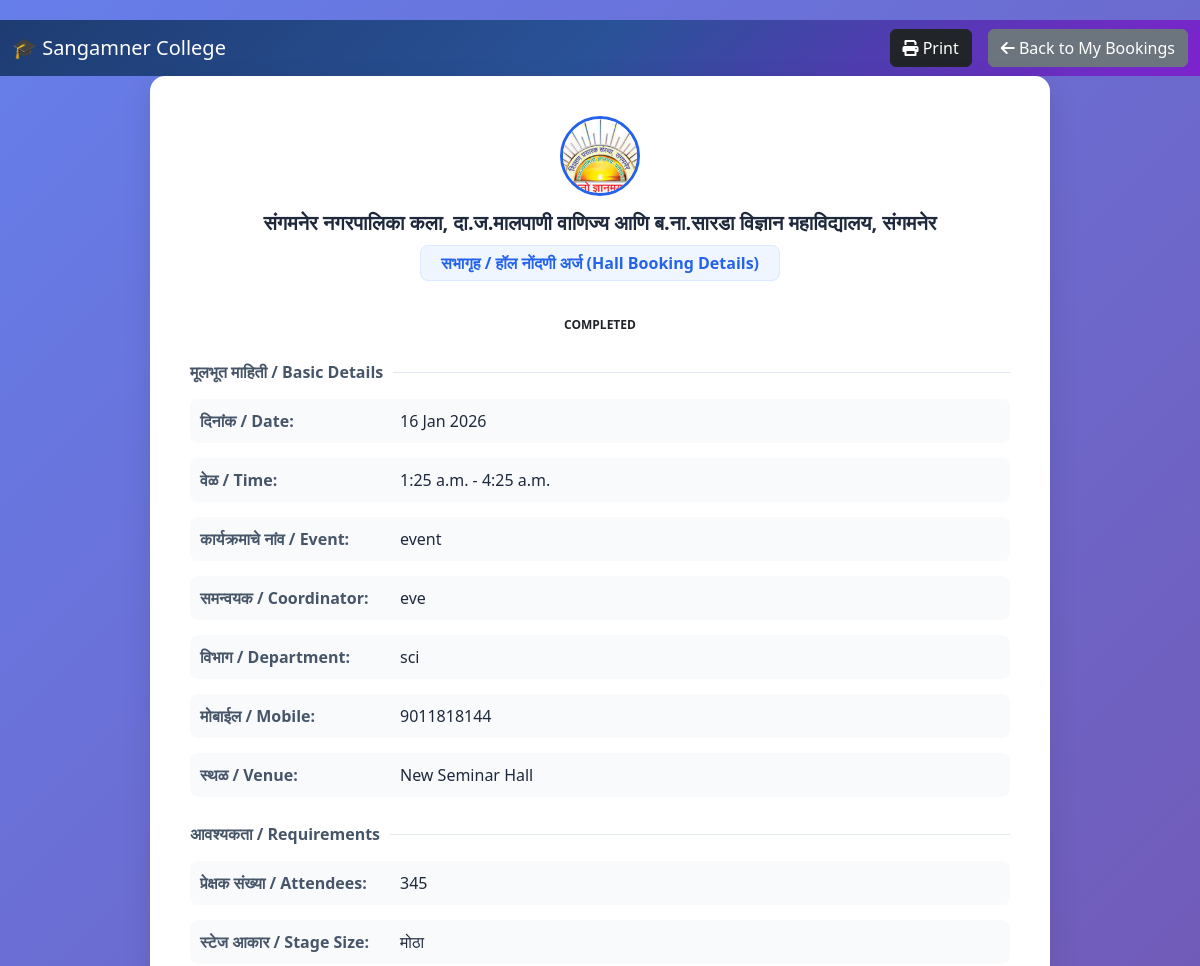
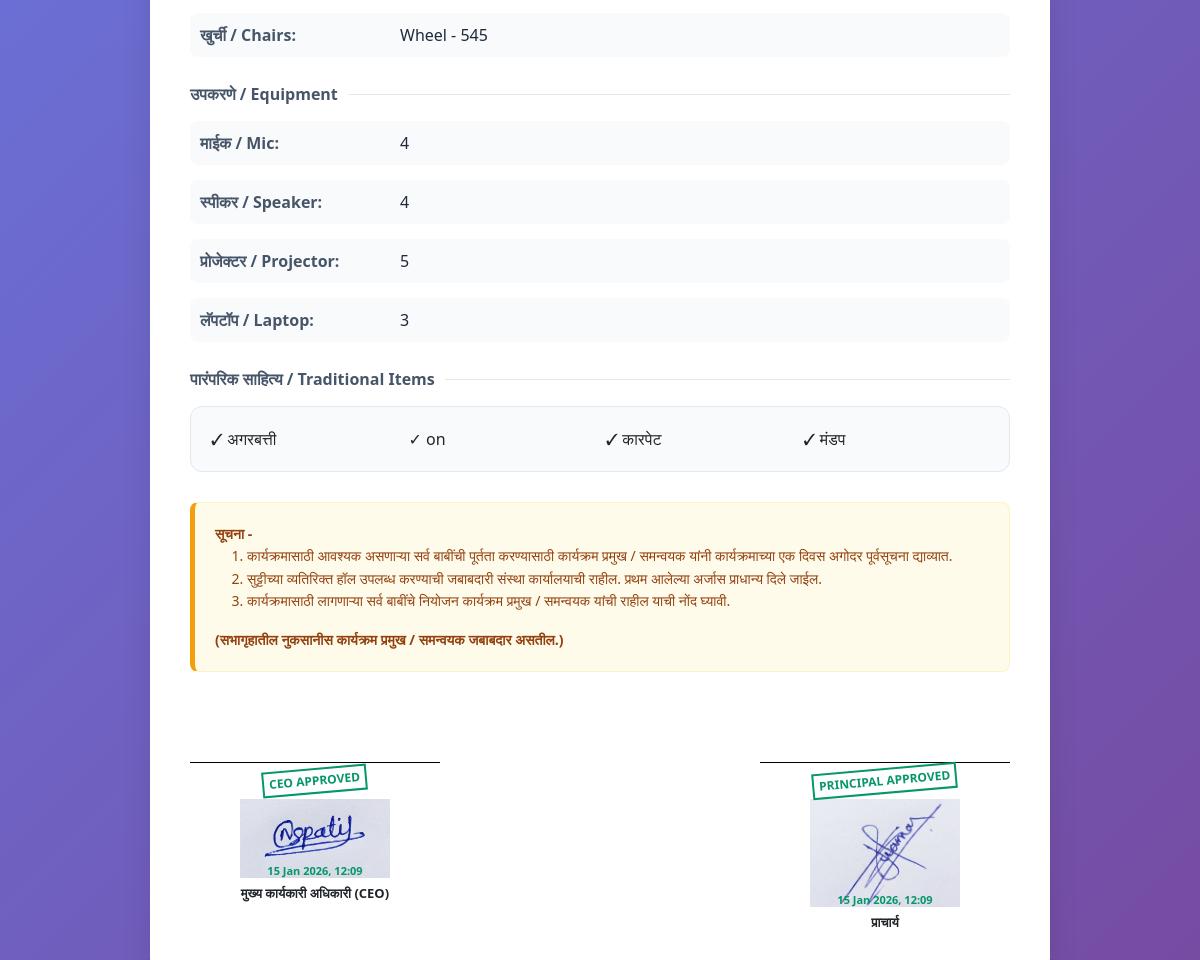
/booking-details/16/, run on the app's committed database (2 pictures, top to bottom).
### hallapp/models.py (models this page shows, shortened)
class Booking(models.Model):
    STATUS_CHOICES = (
        ('PENDING', 'Pending'),
        ('APPROVED', 'Approved'),
        ('REJECTED', 'Rejected'),
        ('COMPLETED', 'Completed'),
        ('CANCELLED', 'Cancelled'),
    )
    STAGE_CHOICES = (
        ('Large', 'Large'),
        ('Small', 'Small'),
    )
    CHAIR_CHOICES = (
        ('Wheel', 'Wheel'),
        ('Fiber', 'Fiber'),
    )
    user = models.ForeignKey(User, on_delete=models.CASCADE, related_name='bookings')
    hall = models.ForeignKey(Hall, on_delete=models.CASCADE, related_name='bookings')
    event_name = models.CharField(max_length=200)
    department = models.CharField(max_length=100)
    coordinator_name = models.CharField(max_length=100, verbose_name="Program Head / Coordinator")
    coordinator_mobile = models.CharField(max_length=15)
    booking_date = models.DateField()
    start_time = models.TimeField()
    end_time = models.TimeField()
    stage_size = models.CharField(max_length=10, choices=STAGE_CHOICES, blank=True)
    audience_count = models.PositiveIntegerField(default=0)
    chair_type = models.CharField(max_length=10, choices=CHAIR_CHOICES, blank=True)
    chair_count = models.PositiveIntegerField(default=0)
    mic_count = models.PositiveIntegerField(default=0)
    speaker_count = models.PositiveIntegerField(default=0)
    projector_count = models.PositiveIntegerField(default=0)
    laptop_count = models.PositiveIntegerField(default=0)
    req_agarbatti = models.BooleanField(default=False, verbose_name="Incense Sticks (Agarbatti)")
    req_matchbox = models.BooleanField(default=False, verbose_name="Matchbox")
    req_oil = models.BooleanField(default=False, verbose_name="Oil")
    req_wati = models.BooleanField(default=False, verbose_name="Cotton Wicks (Wati)")
    req_kapur = models.BooleanField(default=False, verbose_name="Camphor (Kapur)")
    req_satarangi = models.CharField(max_length=100, blank=True, verbose_name="Satarangi/Mat")
    req_carpet = models.BooleanField(default=False, verbose_name="Red Carpet")
    req_mandap = models.BooleanField(default=False, verbose_name="Mandap")
    req_saraswati_photo = models.BooleanField(default=False, verbose_name="Saraswati Photo")
    req_samai = models.BooleanField(default=False, verbose_name="Traditional Lamp (Samai)")
    status = models.CharField(max_length=20, choices=STATUS_CHOICES, default='PENDING')
    rejection_reason = models.TextField(blank=True, null=True)
    approved_by = models.ForeignKey(User, on_delete=models.SET_NULL, null=True, blank=True, related_name='approved_bookings')
    approved_at = models.DateTimeField(null=True, blank=True)
    rejected_by = models.ForeignKey(User, on_delete=models.SET_NULL, null=True, blank=True, related_name='rejected_bookings')
    rejected_at = models.DateTimeField(null=True, blank=True)
    ceo_approved = models.BooleanField(default=False)
    ceo_approved_at = models.DateTimeField(null=True, blank=True)
    ceo_pin = models.CharField(max_length=10, blank=True, null=True, help_text="CEO approval PIN")
    principal_approved = models.BooleanField(default=False)
    principal_approved_at = models.DateTimeField(null=True, blank=True)
    principal_pin = models.CharField(max_length=10, blank=True, null=True, help_text="Principal approval PIN")
    created_at = models.DateTimeField(auto_now_add=True)
    updated_at = models.DateTimeField(auto_now=True)
    class Meta:
        ordering = ['-booking_date', '-start_time']

class Hall(models.Model):
    name = models.CharField(max_length=100)  # e.g., "Main Auditorium"
    capacity = models.IntegerField()         # e.g., 500
    location = models.CharField(max_length=100) # e.g., "Block A"
    description = models.TextField(blank=True)
    facilities = models.CharField(max_length=255, help_text="e.g., AC, Sound System, WiFi")
    is_active = models.BooleanField(default=True)

### hallapp/views.py (the view)
# urls.py: path('booking-details/<int:booking_id>/', views.booking_details_view, name='booking-details'),
def booking_details_view(request, booking_id):
    try:
        booking = Booking.objects.select_related('user', 'hall').get(id=booking_id)
        is_admin = request.session.get('is_admin')
        is_owner = request.user.is_authenticated and booking.user == request.user
        if not (is_admin or is_owner or not request.user.is_authenticated):
            return redirect('index')  # Unauthorized access
        context = {'booking': booking, 'is_admin': is_admin, 'is_owner': is_owner}
        return render(request, 'booking_details.html', context)
    except Booking.DoesNotExist:
        return redirect('index')  # Booking not found

### hallapp/templates/booking_details.html (shortened to what this page needs)
<!DOCTYPE html>
<html lang="en">
<head>
  <link href="https://cdn.jsdelivr.net/npm/bootstrap@5.3.0/dist/css/bootstrap.min.css" rel="stylesheet">
  <link href="https://cdnjs.cloudflare.com/ajax/libs/font-awesome/6.0.0/css/all.min.css" rel="stylesheet">
</head>
<body>
  <nav class="navbar navbar-expand-lg navbar-dark no-print"
    style="background: linear-gradient(135deg, #1e3c72 0%, #2a5298 50%, #7e22ce 100%) !important;">
    <div class="container-fluid">
      <a class="navbar-brand" href="{% url 'index' %}">🎓 Sangamner College</a>
      <div class="ms-auto d-flex align-items-center gap-3">
        <button class="btn btn-dark" onclick="window.print()"><i class="fas fa-print"></i> Print</button>
        {% if request.user.user_type == 'admin' %}
        <a href="{% url 'admin-dashboard' %}" class="btn btn-secondary"><i class="fas fa-arrow-left"></i> Back to Admin
          Dashboard</a>
        {% else %}
        <a href="{% url 'mybooking' %}" class="btn btn-secondary"><i class="fas fa-arrow-left"></i> Back to My
          Bookings</a>
        {% endif %}
      </div>
    </div>
  </nav>
  <div class="form-container">
    <div class="header-wrapper">
      <img src="/static/images/sangamner.jpg" alt="Logo" class="college-logo">
      <h5 id="college-name">संगमनेर नगरपालिका कला, दा.ज.मालपाणी वाणिज्य आणि ब.ना.सारडा विज्ञान महाविद्यालय, संगमनेर</h5>
      <div class="form-title">सभागृह / हॉल नोंदणी अर्ज (Hall Booking Details)</div>
    </div>
    <div class="text-center mb-4">
      <span class="status-badge
                ">
        {{ booking.status }}
      </span>
    </div>
    <div class="section-header">मूलभूत माहिती / Basic Details</div>
    <div class="detail-row">
      <span class="detail-label">दिनांक / Date:</span>
      <span class="detail-value">{{ booking.booking_date|date:"d M Y" }}</span>
    </div>
    <div class="detail-row">
      <span class="detail-label">वेळ / Time:</span>
      <span class="detail-value">{{ booking.start_time }} - {{ booking.end_time }}</span>
    </div>
    <div class="detail-row">
      <span class="detail-label">कार्यक्रमाचे नांव / Event:</span>
      <span class="detail-value">{{ booking.event_name }}</span>
    </div>
    <div class="detail-row">
      <span class="detail-label">समन्वयक / Coordinator:</span>
      <span class="detail-value">{{ booking.coordinator_name }}</span>
    </div>
    <div class="detail-row">
      <span class="detail-label">विभाग / Department:</span>
      <span class="detail-value">{{ booking.department }}</span>
    </div>
    <div class="detail-row">
      <span class="detail-label">मोबाईल / Mobile:</span>
      <span class="detail-value">{{ booking.coordinator_mobile }}</span>
    </div>
    <div class="detail-row">
      <span class="detail-label">स्थळ / Venue:</span>
      <span class="detail-value">{{ booking.hall.name }}</span>
    </div>
    <div class="section-header">आवश्यकता / Requirements</div>
    <div class="detail-row">
      <span class="detail-label">प्रेक्षक संख्या / Attendees:</span>
      <span class="detail-value">{{ booking.audience_count }}</span>
    </div>
    <div class="detail-row">
      <span class="detail-label">स्टेज आकार / Stage Size:</span>
      <span class="detail-value">{{ booking.stage_size }}</span>
    </div>
    <div class="detail-row">
      <span class="detail-label">खुर्ची / Chairs:</span>
      <span class="detail-value">{{ booking.chair_type }} - {{ booking.chair_count }}</span>
    </div>
    <div class="section-header">उपकरणे / Equipment</div>
    <div class="detail-row">
      <span class="detail-label">माईक / Mic:</span>
      <span class="detail-value">{{ booking.mic_count }}</span>
    </div>
    <div class="detail-row">
      <span class="detail-label">स्पीकर / Speaker:</span>
      <span class="detail-value">{{ booking.speaker_count }}</span>
    </div>
    <div class="detail-row">
      <span class="detail-label">प्रोजेक्टर / Projector:</span>
      <span class="detail-value">{{ booking.projector_count }}</span>
    </div>
    <div class="detail-row">
      <span class="detail-label">लॅपटॉप / Laptop:</span>
      <span class="detail-value">{{ booking.laptop_count }}</span>
    </div>
    <div class="section-header">पारंपरिक साहित्य / Traditional Items</div>
    <div class="checkbox-grid">
      {% if booking.req_agarbatti %}<div>✓ अगरबत्ती</div>{% endif %}
      {% if booking.req_satarangi %}<div>✓ {{ booking.req_satarangi }}</div>{% endif %}
      {% if booking.req_carpet %}<div>✓ कारपेट</div>{% endif %}
      {% if booking.req_mandap %}<div>✓ मंडप</div>{% endif %}
    </div>
    <div class="notice-section">
      <strong>सूचना -</strong>
      <ol>
        <li>कार्यक्रमासाठी आवश्यक असणाऱ्या सर्व बाबींची पूर्तता करण्यासाठी कार्यक्रम प्रमुख / समन्वयक यांनी
          कार्यक्रमाच्या एक दिवस अगोदर पूर्वसूचना द्याव्यात.</li>
        <li>सुट्टीच्या व्यतिरिक्त हॉल उपलब्ध करण्याची जबाबदारी संस्था कार्यालयाची राहील. प्रथम आलेल्या अर्जास प्राधान्य
          दिले जाईल.</li>
        <li>कार्यक्रमासाठी लागणाऱ्या सर्व बाबींचे नियोजन कार्यक्रम प्रमुख / समन्वयक यांची राहील याची नोंद घ्यावी.</li>
      </ol>
      <strong>(सभागृहातील नुकसानीस कार्यक्रम प्रमुख / समन्वयक जबाबदार असतील.)</strong>
    </div>
    <div class="sig-container">
      <div class="sig-box">
        {% if booking.ceo_approved %}
        <div class="verified-stamp">CEO Approved</div>
        <img src="/static/images/ceo_sign.jpeg" alt="CEO Signature" class="signature-image">
        <div style="font-size: 11px; color: #059669; margin-bottom: 5px;">
          {{ booking.ceo_approved_at|date:"d M Y, H:i" }}
        </div>
        {% else %}
        <div style="height: 50px;"></div>
        {% endif %}
        <div>मुख्य कार्यकारी अधिकारी (CEO)</div>
      </div>
      <div class="sig-box">
        {% if booking.principal_approved %}
        <div class="verified-stamp">Principal Approved</div>
        <img src="/static/images/principal_sign.jpeg" alt="Principal Signature" class="signature-image">
        <div style="font-size: 11px; color: #059669; margin-bottom: 5px;">
          {{ booking.principal_approved_at|date:"d M Y, H:i" }}
        </div>
        {% else %}
        <div style="height: 50px;"></div>
        {% endif %}
        <div>प्राचार्य</div>
      </div>
    </div>
  </div>
</body>
</html>

### hallapp/templates/booking_details.html (style rules this page uses)
:root { --primary-color: #2563eb; --secondary-color: #64748b; }
body { background: linear-gradient(135deg, #667eea 0%, #764ba2 100%); min-height: 100vh; font-family: 'Segoe UI', Tahoma, Geneva, Verdana, sans-serif; padding: 20px 0; }
.form-container { max-width: 900px; margin: 0 auto; background: white; border-radius: 15px; box-shadow: 0 10px 30px rgba(0, 0, 0, 0.1); padding: 40px; position: relative; }
.header-wrapper { text-align: center; margin-bottom: 30px; position: relative; }
.college-logo { width: 80px; height: 80px; border-radius: 50%; margin-bottom: 15px; object-fit: cover; border: 3px solid var(--primary-color); }
#college-name { font-weight: 700; color: #1e293b; font-size: 1.25rem; margin-bottom: 10px; }
.form-title { background: #eff6ff; color: var(--primary-color); padding: 5px 20px; border-radius: 8px; font-weight: 600; display: inline-block; border: 1px solid #dbeafe; }
.section-header { font-weight: 600; color: #475569; margin: 25px 0 15px 0; display: flex; align-items: center; gap: 10px; }
.section-header::after { content: ""; flex: 1; height: 1px; background: #e2e8f0; }
.detail-row { display: flex; justify-content: space-between; margin-bottom: 15px; padding: 10px; background: #f8fafc; border-radius: 8px; }
.detail-label { font-weight: 600; color: #475569; min-width: 200px; }
.detail-value { color: #1e293b; flex: 1; }
.checkbox-grid { display: grid; grid-template-columns: repeat(auto-fill, minmax(170px, 1fr)); gap: 12px; background: #f8fafc; padding: 20px; border-radius: 12px; border: 1px solid #e2e8f0; }
.notice-section { background: #fffbeb; border: 1px solid #fef3c7; border-left: 5px solid #f59e0b; padding: 20px; font-size: 14px; border-radius: 8px; margin: 30px 0; line-height: 1.6; color: #92400e; text-align: justify; }
.sig-container { margin-top: 50px; display: flex; justify-content: space-between; font-weight: 600; padding-top: 40px; }
.sig-box { width: 250px; text-align: center; border-top: 1px solid #000; padding-top: 5px; font-size: 13px; }
.signature-image { max-width: 150px; height: auto; display: block; margin: 0 auto -15px auto; }
.verified-stamp { color: #059669; font-size: 12px; font-weight: bold; text-transform: uppercase; border: 2px solid #059669; padding: 2px 5px; display: inline-block; margin-bottom: 5px; transform: rotate(-5deg); }
.status-badge { padding: 5px 15px; border-radius: 20px; font-size: 12px; font-weight: 600; text-transform: uppercase; }

### data on the page
Booking: status "COMPLETED", booking_date "16 Jan 2026", start_time "1:25 a.m.", end_time "4:25 a.m.", event_name "event", coordinator_name "eve", department "sci", coordinator_mobile "9011818144", hall.name "New Seminar Hall", audience_count "345", stage_size "मोठा", chair_type "Wheel", chair_count "545", mic_count "4", speaker_count "4", projector_count "5", laptop_count "3", req_satarangi "on", ceo_approved_at "15 Jan 2026, 12:09", principal_approved_at "15 Jan 2026, 12:09"
